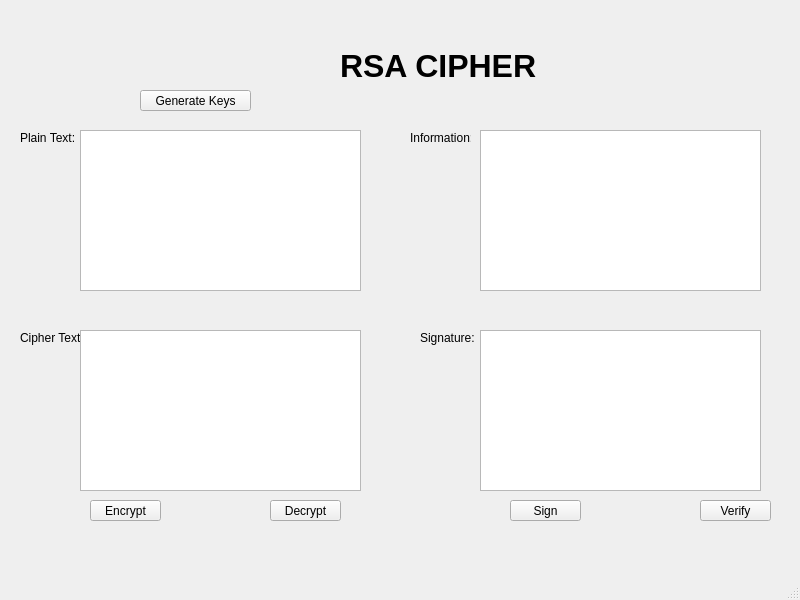
<?xml version="1.0" encoding="UTF-8"?>
<ui version="4.0">
 <class>MainWindow</class>
 <widget class="QMainWindow" name="MainWindow">
  <property name="geometry">
   <rect>
    <x>0</x>
    <y>0</y>
    <width>800</width>
    <height>600</height>
   </rect>
  </property>
  <property name="windowTitle">
   <string>MainWindow</string>
  </property>
  <widget class="QWidget" name="centralwidget">
   <widget class="QLabel" name="label">
    <property name="geometry">
     <rect>
      <x>340</x>
      <y>0</y>
      <width>211</width>
      <height>131</height>
     </rect>
    </property>
    <property name="font">
     <font>
      <pointsize>24</pointsize>
      <weight>75</weight>
      <bold>true</bold>
     </font>
    </property>
    <property name="text">
     <string>RSA CIPHER</string>
    </property>
   </widget>
   <widget class="QToolButton" name="btn_gen_keys">
    <property name="geometry">
     <rect>
      <x>140</x>
      <y>90</y>
      <width>111</width>
      <height>21</height>
     </rect>
    </property>
    <property name="text">
     <string>Generate Keys</string>
    </property>
   </widget>
   <widget class="QLabel" name="label_2">
    <property name="geometry">
     <rect>
      <x>20</x>
      <y>130</y>
      <width>61</width>
      <height>16</height>
     </rect>
    </property>
    <property name="text">
     <string>Plain Text:</string>
    </property>
   </widget>
   <widget class="QLabel" name="label_3">
    <property name="geometry">
     <rect>
      <x>410</x>
      <y>130</y>
      <width>61</width>
      <height>16</height>
     </rect>
    </property>
    <property name="text">
     <string>Information:</string>
    </property>
   </widget>
   <widget class="QLabel" name="label_4">
    <property name="geometry">
     <rect>
      <x>20</x>
      <y>330</y>
      <width>61</width>
      <height>16</height>
     </rect>
    </property>
    <property name="text">
     <string>Cipher Text:</string>
    </property>
   </widget>
   <widget class="QLabel" name="label_5">
    <property name="geometry">
     <rect>
      <x>420</x>
      <y>330</y>
      <width>61</width>
      <height>16</height>
     </rect>
    </property>
    <property name="text">
     <string>Signature:</string>
    </property>
   </widget>
   <widget class="QToolButton" name="btn_encrypt">
    <property name="geometry">
     <rect>
      <x>90</x>
      <y>500</y>
      <width>71</width>
      <height>21</height>
     </rect>
    </property>
    <property name="text">
     <string>Encrypt</string>
    </property>
   </widget>
   <widget class="QToolButton" name="btn_decrypt">
    <property name="geometry">
     <rect>
      <x>270</x>
      <y>500</y>
      <width>71</width>
      <height>21</height>
     </rect>
    </property>
    <property name="text">
     <string>Decrypt</string>
    </property>
   </widget>
   <widget class="QToolButton" name="btn_verify">
    <property name="geometry">
     <rect>
      <x>700</x>
      <y>500</y>
      <width>71</width>
      <height>21</height>
     </rect>
    </property>
    <property name="text">
     <string>Verify</string>
    </property>
   </widget>
   <widget class="QToolButton" name="btn_sign">
    <property name="geometry">
     <rect>
      <x>510</x>
      <y>500</y>
      <width>71</width>
      <height>21</height>
     </rect>
    </property>
    <property name="text">
     <string>Sign</string>
    </property>
   </widget>
   <widget class="QPlainTextEdit" name="txt_plaintext">
    <property name="geometry">
     <rect>
      <x>80</x>
      <y>130</y>
      <width>281</width>
      <height>161</height>
     </rect>
    </property>
   </widget>
   <widget class="QPlainTextEdit" name="txt_information">
    <property name="geometry">
     <rect>
      <x>480</x>
      <y>130</y>
      <width>281</width>
      <height>161</height>
     </rect>
    </property>
   </widget>
   <widget class="QPlainTextEdit" name="txt_ciphertext">
    <property name="geometry">
     <rect>
      <x>80</x>
      <y>330</y>
      <width>281</width>
      <height>161</height>
     </rect>
    </property>
   </widget>
   <widget class="QPlainTextEdit" name="txt_signature">
    <property name="geometry">
     <rect>
      <x>480</x>
      <y>330</y>
      <width>281</width>
      <height>161</height>
     </rect>
    </property>
   </widget>
  </widget>
  <widget class="QMenuBar" name="menubar">
   <property name="geometry">
    <rect>
     <x>0</x>
     <y>0</y>
     <width>800</width>
     <height>21</height>
    </rect>
   </property>
  </widget>
  <widget class="QStatusBar" name="statusbar"/>
 </widget>
 <resources/>
 <connections/>
</ui>
